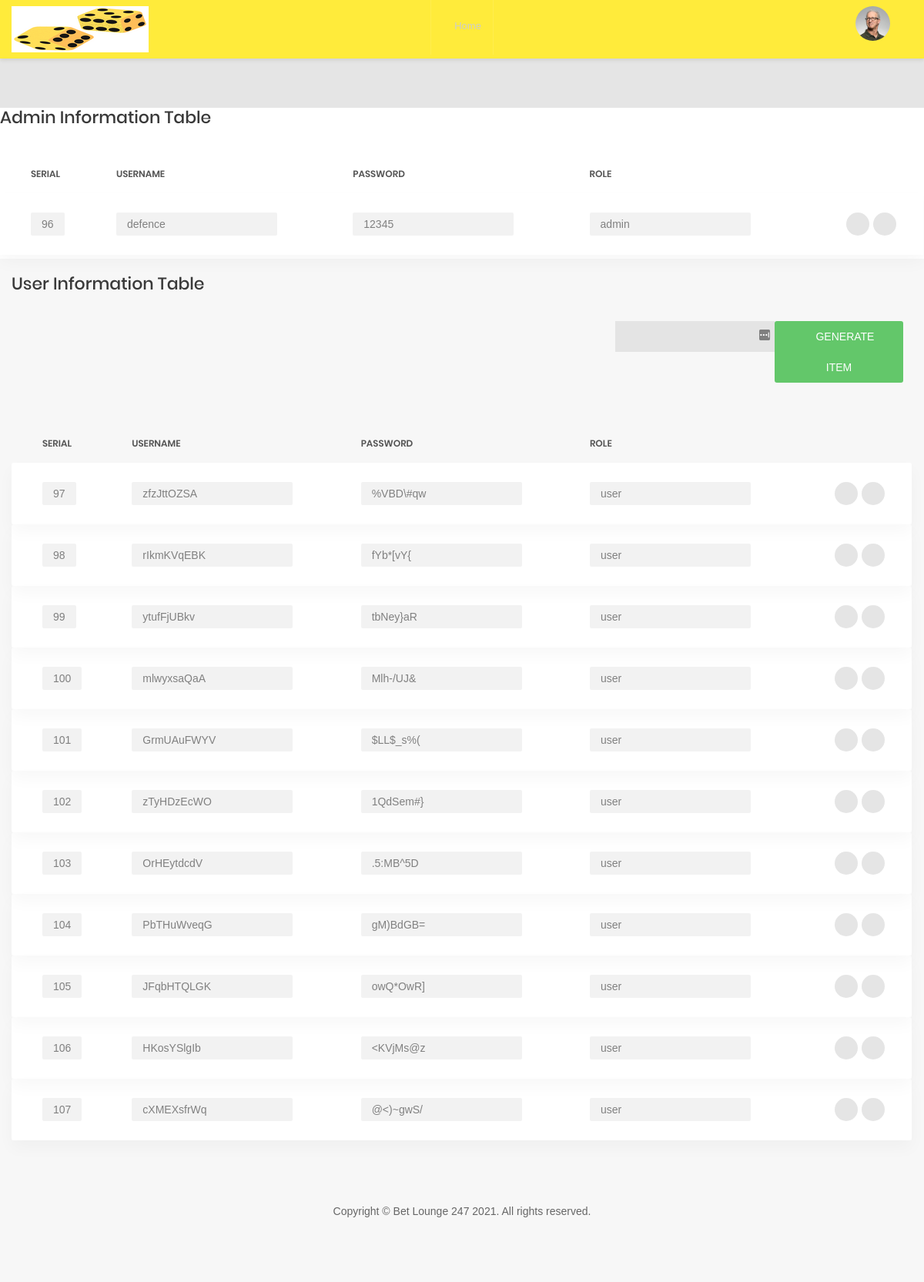
/dashboard, run on the app's committed database.
### BettingApp/models.py (models this page shows, shortened)
class TimeStampMixin(models.Model):
    created_at = models.DateTimeField(auto_now_add=True)
    updated_at = models.DateTimeField(auto_now=True)
    class Meta:
        abstract = True

class userInfo(TimeStampMixin):
    username = models.CharField(max_length=50, default="")
    password = models.CharField(max_length=50, default="")
    role = models.CharField(max_length=50, default="")
    available = models.IntegerField(default=0)

### BettingApp/views.py (the view)
# urls.py: path("dashboard", readCredentials),
def readCredentials(request):
    allCredentials = RandomCredentials.readCredentials()
    userIds = []
    usernames = []
    passwords = []
    roles = []
    credentials = []
    admin = []
    for data in allCredentials:
        singleCredential = dict()
        if data.role != "admin":
            singleCredential["id"] = data.id
            singleCredential["username"] = data.username
            singleCredential["password"] = data.password
            singleCredential["role"] = data.role
            credentials.append(singleCredential)
        elif data.role == "admin":
            singleCredential["id"] = data.id
            singleCredential["username"] = data.username
            singleCredential["password"] = data.password
            singleCredential["role"] = data.role
            admin.append(singleCredential)
    return render(request, "index3.html", {"credentials": credentials, "admin": admin})

### BettingApp/modules/RandomCredentials.py (called while the page is built)
def readCredentials():
    allCredentials = userInfo.objects.all()
    return allCredentials

### templates/index3.html (shortened to what this page needs)
<!DOCTYPE html>
<html lang="en">
    {% load static %}
<head>
    <link href="{% static 'css/font-face.css' %}" rel="stylesheet" media="all">
    <link href= "{% static 'vendor/font-awesome-4.7/css/font-awesome.min.css' %}" rel="stylesheet" media="all">
    <link href="{% static 'vendor/font-awesome-5/css/fontawesome-all.min.css' %}" rel="stylesheet" media="all">
    <link href="{% static 'vendor/mdi-font/css/material-design-iconic-font.min.css' %}" rel="stylesheet" media="all">
    <link href="{% static 'vendor/bootstrap-4.1/bootstrap.min.css' %}" rel="stylesheet" media="all">
    <link href= "{% static 'vendor/animsition/animsition.min.css' %}" rel="stylesheet" media="all">
    <link href= "{% static 'vendor/bootstrap-progressbar/bootstrap-progressbar-3.3.4.min.css' %}" rel="stylesheet" media="all">
    <link href= "{% static 'vendor/wow/animate.css' %}" rel="stylesheet" media="all">
    <link href= "{% static 'vendor/css-hamburgers/hamburgers.min.css' %}" rel="stylesheet" media="all">
    <link href= "{% static 'vendor/slick/slick.css' %}" rel="stylesheet" media="all">
    <link href= "{% static 'vendor/select2/select2.min.css' %}" rel="stylesheet" media="all">
    <link href= "{% static 'vendor/perfect-scrollbar/perfect-scrollbar.css' %}" rel="stylesheet" media="all">
    <link href= "{% static 'css/theme.css' %}" rel="stylesheet" media="all">
</head>
<body class="animsition">
    <div class="page-wrapper">
        <header class="header-desktop3 d-none d-lg-block">
            <div class="section__content section__content--p35">
                <div class="header3-wrap">
                    <div class="header__logo">
                        <a href="#">
                            <img src= "{% static 'images/icon/title-icon.png' %}" alt="CoolAdmin" />
                        </a>
                    </div>
                    <div class="header__navbar">
                        <ul class="list-unstyled">
                            <li class="has-sub">
                                <a href="/home">
                                    <i class="fas fa-tachometer-alt"></i>Home
                                </a>
                            </li>
                        </ul>
                    </div>
                        <div class="account-wrap">
                            <div class="account-item account-item--style2 clearfix js-item-menu">
                                <div class="image">
                                    <img src= "{% static 'images/icon/avatar-01.jpg' %}" alt="John Doe" />
                                </div>
                                <div class="content">
                                    <a class="js-acc-btn" href="#">{{username}}</a>
                                </div>
                            </div>
                        </div>
                    </div>
                </div>
            </div>
       <section class="AdminInfo">
       		<div class="container">
                  <div class="row">
       	<h3 class="title-5 m-b-35">Admin information table</h3>
                            <div class="table-responsive table-responsive-data2">
                                <table class="table table-data2">
                                    <thead>
                                        <tr>
                                            <th>Serial</th>
                                            <th>Username</th>
                                            <th>Password</th>
                                            <th>Role</th>
                                        </tr>
                                    </thead>
                                    <tbody>
                                    {% for credential in admin %}
                                    <tr class="tr-shadow">
                                        <td>
                                            <div id = "adminId" class="block-email">{{credential.id}}</div>
                                        </td>
                                        <td>
                                            <input type="text" id="username" class="block-email" value={{credential.username}}>
                                        </td>
                                        <td>
                                            <input type="text" id="password" class="block-email" value={{credential.password}}>
                                        </td>
                                        <td>
                                            <input type="text" id="role" class="block-email" value={{credential.role}}>
                                        </td>
                                        <td>
                                            <div class="table-data-feature">
                                                <button class="item" onclick="send(this)" data-toggle="tooltip" data-placement="top" title="Save">
                                                    <i class="zmdi zmdi-mail-send"></i>
                                                </button>
                                                <button class="item" onclick="del(this)" data-toggle="tooltip" data-placement="top" title="Delete">
                                                    <i class="zmdi zmdi-delete"></i>
                                                </button>
                                            </div>
                                        </td>
                                    </tr>
                                        {% endfor %}
                                        <tr class="spacer"></tr>
                                        </table>
                                    </div>
                                </div>
            </div>
       </section>
        <div class="page-content--bgf7">
            <section class="p-t-20">
                <div class="container">
                    <div class="row">
                        <div class="col-md-12">
                            <h3 class="title-5 m-b-35">user information table</h3>
                            <div class="table-data__tool">
                                <form action="/action_page.php">
										  <input type="text" id="generateUser"name="fname" style="
                                              background-repeat: no-repeat;
                                              background-attachment: scroll;
                                              background-size: 16px 18px;
                                              background-position: 98% 50%;
                                              cursor: auto;
                                              margin-left: 784px;
                                              height: 40px;
                                              background-color: #9e9e9e36;
                                          "><br>
										</form>
                                <div class="table-data__tool-right">
                                    <button class="au-btn au-btn-icon au-btn--green au-btn--small" onclick="generate()">
                                        <i class="zmdi zmdi-plus"></i>Generate item</button>
                                </div>
                            </div>
                            <div class="table-responsive table-responsive-data2">
                                <table class="table table-data2">
                                    <thead>
                                        <tr>
                                            <th>Serial</th>
                                            <th>Username</th>
                                            <th>Password</th>
                                            <th>Role</th>
                                        </tr>
                                    </thead>
                                    <tbody>
                                        {% for user in credentials %}
                                        <tr class="tr-shadow">
                                            <td>
                                                <div id="adminId" class="block-email">{{user.id}}</div>
                                            </td>
                                            <td>
                                                <input type="text" id="username" class="block-email" value={{user.username}}>
                                            </td>
                                            <td>
                                                <input type="text" id="password" class="block-email" value={{user.password}}>
                                            </td>
                                            <td>
                                                <input type="text" id="role" class="block-email" value={{user.role}}>
                                            </td>
                                            <td>
                                                <div class="table-data-feature">
                                                    <button class="item" onclick="send(this)" data-toggle="tooltip" data-placement="top" title="Save">
                                                        <i class="zmdi zmdi-mail-send"></i>
                                                    </button>
                                                    <button class="item" onclick="del(this)" data-toggle="tooltip" data-placement="top" title="Delete">
                                                        <i class="zmdi zmdi-delete"></i>
                                                    </button>
                                                </div>
                                            </td>
                                        </tr>
                                        {% endfor %}
                                    </tbody>
                                </table>
                            </div>
                        </div>
                    </div>
                </div>
            </section>
            <section class="p-t-60 p-b-20">
                <div class="container">
                    <div class="row">
                        <div class="col-md-12">
                            <div class="copyright">
                                <p>Copyright © Bet Lounge 247 2021. All rights reserved.</p>
                            </div>
                        </div>
                    </div>
                </div>
            </section>
        </div>
</body>
</html>

### data on the page
userInfo: username "defence", password "12345", role "admin"
userInfo: username "zfzJttOZSA", password "%VBD\\#qw", role "user"
userInfo: username "rIkmKVqEBK", password "fYb*[vY{", role "user"
userInfo: username "ytufFjUBkv", password "tbNey}aR", role "user"
userInfo: username "mlwyxsaQaA", password "Mlh-/UJ&", role "user"
userInfo: username "GrmUAuFWYV", password "$LL$_s%(", role "user"
userInfo: username "zTyHDzEcWO", password "1QdSem#}", role "user"
userInfo: username "OrHEytdcdV", password ".5:MB^5D", role "user"
userInfo: username "PbTHuWveqG", password "gM)BdGB=", role "user"
userInfo: username "JFqbHTQLGK", password "owQ*OwR]", role "user"
userInfo: username "HKosYSlgIb", password "<KVjMs@z", role "user"
userInfo: username "cXMEXsfrWq", password "@<)~gwS/", role "user"

### other printed values
{{ credential.id }} "96"
{{ user.id }} "97" "98" "99" "100" "101" "102" "103" "104" "105" "106" "107"
